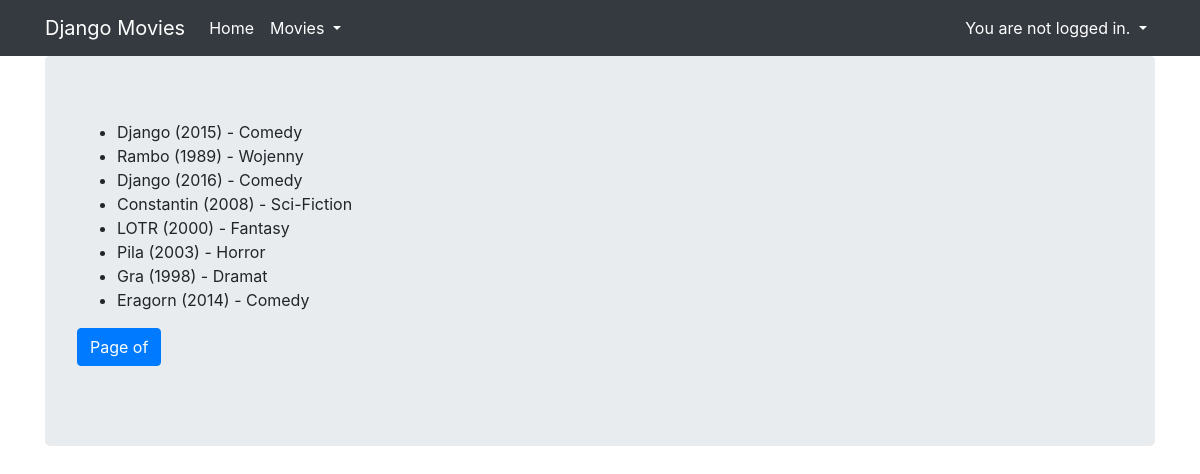
The app's page /, older data.
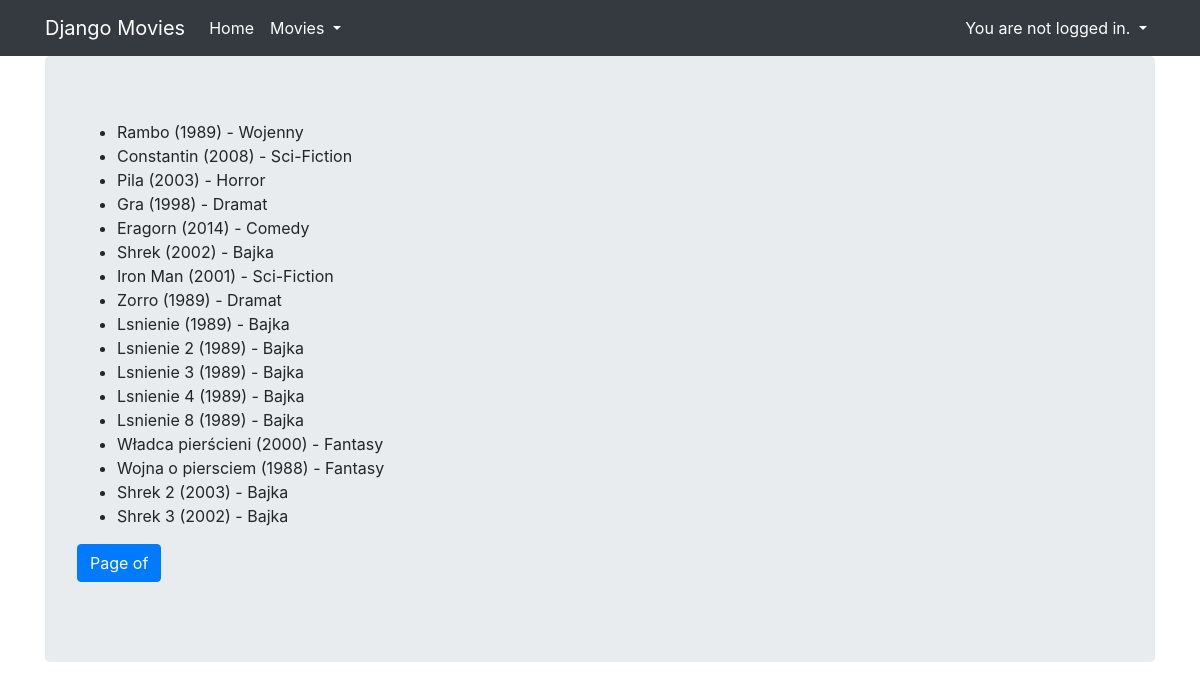
The same page, newer data.
### core/models.py (models this page shows, shortened)
class Movie(models.Model):
    title = models.CharField(max_length=100)
    rating = models.IntegerField(
        null=True, validators=[MaxValueValidator(10), MinValueValidator(1)]
    )
    released = models.DateField(null=True)
    description = models.TextField(null=True, blank=True)
    created = models.DateTimeField(auto_now_add=True)
    genre = models.ForeignKey(Genre, null=True, on_delete=models.SET_NULL)
    director = models.ForeignKey(Director, null=True, on_delete=models.SET_NULL)
    countries = models.ManyToManyField(Country, related_name='movies')
    class Meta:
        unique_together = ('title', 'released', 'director')

class Genre(models.Model):
    name = models.CharField(max_length=20, unique=True)
    age_limit = models.IntegerField(choices=AGE_LIMITS, null=True, blank=True)
    def __str__(self):
        return self.name

### django_movies/views.py (the view)
# urls.py: path('', IndexView.as_view(), name='index'),
class IndexView(MovieListView):
    template_name = 'index.html'

### core/templatetags/movie_extras.py (called while the page is built)
@register.simple_tag()
def movie_format(movie, short=False):
    if short:
        return f'{movie.title} ({movie.released.year})'
    return f'{movie.title} ({movie.released.year}) - {movie.genre}'

### django_movies/templates/index.html (shortened to what this page needs)
{% extends "base.html" %}
{% load movie_extras %}
{% block content %}
  <ul>
    {% for movie in object_list %}
      <li>{% movie_format movie %}</li>
    {% endfor %}
  </ul>
  <nav aria-label="Page navigation example">
    <ul class="pagination">
      <li class="page-item active">
        <a class="page-link" href="#">
          Page {{ page_obj.number }} of {{ page_obj.paginator.num_pages }}
        </a>
      </li>
    </ul>
  </nav>
{% endblock %}

### django_movies/templates/base.html (shortened to what this page needs)
{% load bootstrap4 %}
{% load static %}
<html {% if LANGUAGE_CODE %}lang="{{ LANGUAGE_CODE }}"{% endif %}>
  <head>
      {% block styles %}{% bootstrap_css %}{% endblock %}
  </head>
  <body>
    <nav class="navbar navbar-expand-lg navbar-dark bg-dark">
      <div class="container fixed">
        <a class="navbar-brand" href="{% url 'index' %}">Django Movies</a>
        <div class="collapse navbar-collapse" id="navbarNavAltMarkup">
          <div class="navbar-nav">
            <a class="nav-item nav-link active" href="/">
              Home
            </a>
            <div class="nav-item dropdown">
              <a class="nav-link active dropdown-toggle" href="#" data-toggle="dropdown">
                Movies
              </a>
            </div>
          </div>
          <div class="navbar-nav ml-auto">
            <div class="nav-item dropdown">
              {% if user.is_authenticated %}
                <a class="nav-link active dropdown-toggle" href="#" data-toggle="dropdown">
                  {% if user.first_name %}Hello, {{ user.first_name }}!
                  {% else %}Hello, {{ user.username }}!{% endif %}
                </a>
                <div class="dropdown-menu dropdown-menu-right">
                  <a class="dropdown-item text-right" href="{% url 'accounts:logout' %}">Logout</a>
                  <a class="dropdown-item text-right" href="{% url 'accounts:password_change' %}">Change password</a>
                </div>
              {% else %}
                <a class="nav-link active dropdown-toggle" href="#" data-toggle="dropdown">
                  You are not logged in.
                </a>
              {% endif %}
            </div>
          </div>
        </div>
      </div>
    </nav>
    <div class="container">
      <div class="jumbotron">
        {% block content %}{% endblock %}
      </div>
    </div>
  </body>
</html>

Row changes from the older to the newer data that the page shows:
removed Movie: title+released+genre "Django (2015) - Comedy"
removed Movie: title+released+genre "Django (2016) - Comedy"
removed Movie: title+released+genre "LOTR (2000) - Fantasy"
added Movie: title+released+genre "Shrek (2002) - Bajka"
added Movie: title+released+genre "Iron Man (2001) - Sci-Fiction"
added Movie: title+released+genre "Zorro (1989) - Dramat"
added Movie: title+released+genre "Lsnienie (1989) - Bajka"
added Movie: title+released+genre "Lsnienie 2 (1989) - Bajka"
added Movie: title+released+genre "Lsnienie 3 (1989) - Bajka"
added Movie: title+released+genre "Lsnienie 4 (1989) - Bajka"
added Movie: title+released+genre "Lsnienie 8 (1989) - Bajka"
added Movie: title+released+genre "Władca pierścieni (2000) - Fantasy"
added Movie: title+released+genre "Wojna o piersciem (1988) - Fantasy"
added Movie: title+released+genre "Shrek 2 (2003) - Bajka"
added Movie: title+released+genre "Shrek 3 (2002) - Bajka"
